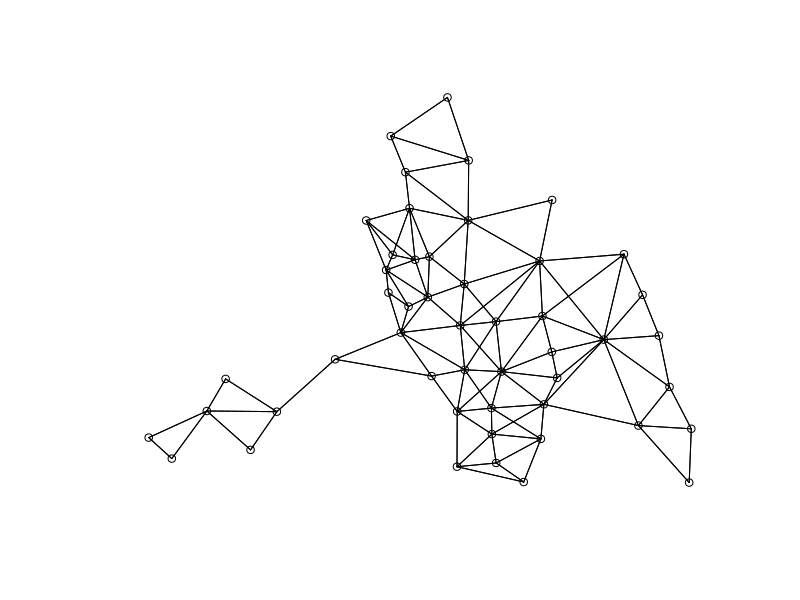

The R source for this figure: (Note: this script raises an error after producing the figure.)
# Spatial Econometrics in R
# Originally made and Copyrighted on 2013 by Ani Katchova
# I made some modifications due to the sp & spdep packages evolution



install.packages("sf")
install.packages('spDataLarge', repos='https://nowosad.github.io/drat/', type='source')
install.packages("spatial")
install.packages("spatialreg")

library(sf)
library(spatial)
library(spatialreg)

data(columbus)
mydata <- columbus
attach(mydata)
Y <- cbind(CRIME)
X <- cbind(INC, HOVAL)
xy <- cbind(mydata$X, mydata$Y)
neighbors <- col.gal.nb
coords <- coords


# Neighbors summary
summary(neighbors)
plot(neighbors, coords)


# Descriptive statistics
summary(Y)
summary(X)

# OLS regression
olsreg <- lm(Y ~ X)
summary(olsreg)

## SPATIAL ANALYSIS BASED ON CONTIGUITY
# Spatial weight matrix based on contiguity
listw <- nb2listw(neighbors)
summary(listw)

# Moran's I test
moran.test(CRIME, listw)
moran.plot(CRIME, listw)

# Lagrange multiplier test for spatial lag and spatial error dependencies
lm.LMtests(olsreg, listw, test=c("LMlag", "LMerr"))

# Spatial lag model
spatial.lag <- lagsarlm(CRIME ~ INC + HOVAL, data = mydata, listw)
summary(spatial.lag)

# Spatial error model
spatial.error <- errorsarlm(CRIME ~ INC + HOVAL, data = mydata, listw)
summary(spatial.error)

## SPATIAL ANALYSIS BASED ON DISTANCE WEIGHT MATRIX
# Spatial weight matrix based on distance (with lower and upper bounds for distance,d1 and d2)
nb <- dnearneigh(xy, d1=0, d2=10)

listw <- nb2listw(nb, style="W")
summary(listw)

# Moran's I test
moran.test(CRIME, listw)
moran.plot(CRIME, listw)
# Lagrange multiplier test for spatial lag and spatial error dependencies
lm.LMtests(olsreg, listw, test=c("LMlag", "LMerr"))

# Spatial lag model
spatial.lag1 <- lagsarlm(CRIME ~ INC + HOVAL, data = mydata, listw)
summary(spatial.lag1)

# Spatial error model
spatial.error1 <- errorsarlm(CRIME ~ INC + HOVAL, data = mydata, listw)
summary(spatial.error1)
